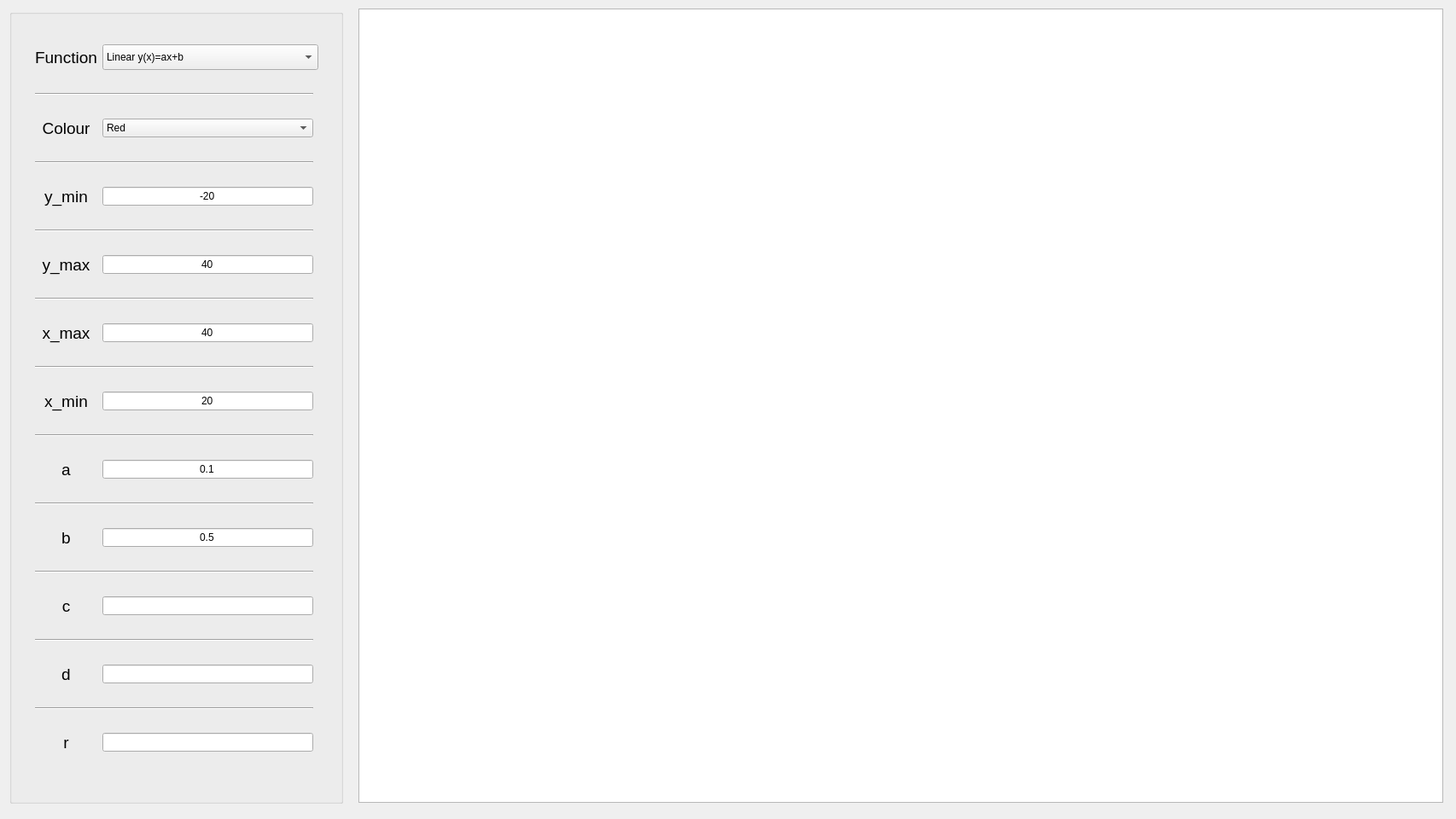
<?xml version="1.0" encoding="UTF-8"?>
<ui version="4.0">
 <class>Widget</class>
 <widget class="QWidget" name="Widget">
  <property name="geometry">
   <rect>
    <x>0</x>
    <y>0</y>
    <width>1706</width>
    <height>960</height>
   </rect>
  </property>
  <property name="sizePolicy">
   <sizepolicy hsizetype="Fixed" vsizetype="Fixed">
    <horstretch>0</horstretch>
    <verstretch>0</verstretch>
   </sizepolicy>
  </property>
  <property name="windowTitle">
   <string>Function plotting</string>
  </property>
  <widget class="QGroupBox" name="groupBox">
   <property name="enabled">
    <bool>true</bool>
   </property>
   <property name="geometry">
    <rect>
     <x>11</x>
     <y>11</y>
     <width>391</width>
     <height>931</height>
    </rect>
   </property>
   <property name="title">
    <string notr="true"/>
   </property>
   <property name="alignment">
    <set>Qt::AlignCenter</set>
   </property>
   <property name="flat">
    <bool>false</bool>
   </property>
   <widget class="QWidget" name="gridLayoutWidget">
    <property name="geometry">
     <rect>
      <x>30</x>
      <y>20</y>
      <width>332</width>
      <height>891</height>
     </rect>
    </property>
    <layout class="QGridLayout" name="gridLayout">
     <item row="20" column="1">
      <widget class="QLineEdit" name="lineEdit_17">
       <property name="alignment">
        <set>Qt::AlignCenter</set>
       </property>
      </widget>
     </item>
     <item row="18" column="1">
      <widget class="QLineEdit" name="lineEdit_8">
       <property name="alignment">
        <set>Qt::AlignCenter</set>
       </property>
      </widget>
     </item>
     <item row="7" column="0" colspan="2">
      <widget class="Line" name="line_7">
       <property name="orientation">
        <enum>Qt::Horizontal</enum>
       </property>
      </widget>
     </item>
     <item row="3" column="0" colspan="2">
      <widget class="Line" name="line_8">
       <property name="orientation">
        <enum>Qt::Horizontal</enum>
       </property>
      </widget>
     </item>
     <item row="5" column="0" colspan="2">
      <widget class="Line" name="line_9">
       <property name="orientation">
        <enum>Qt::Horizontal</enum>
       </property>
      </widget>
     </item>
     <item row="20" column="0">
      <widget class="QLabel" name="label_20">
       <property name="font">
        <font>
         <pointsize>14</pointsize>
        </font>
       </property>
       <property name="text">
        <string>r</string>
       </property>
       <property name="alignment">
        <set>Qt::AlignCenter</set>
       </property>
      </widget>
     </item>
     <item row="8" column="1">
      <widget class="QLineEdit" name="lineEdit_3">
       <property name="text">
        <string>40</string>
       </property>
       <property name="alignment">
        <set>Qt::AlignCenter</set>
       </property>
      </widget>
     </item>
     <item row="9" column="0" colspan="2">
      <widget class="Line" name="line_6">
       <property name="orientation">
        <enum>Qt::Horizontal</enum>
       </property>
      </widget>
     </item>
     <item row="10" column="1">
      <widget class="QLineEdit" name="lineEdit_4">
       <property name="text">
        <string>20</string>
       </property>
       <property name="alignment">
        <set>Qt::AlignCenter</set>
       </property>
      </widget>
     </item>
     <item row="2" column="1">
      <widget class="QComboBox" name="comboBox_2">
       <item>
        <property name="text">
         <string>Red</string>
        </property>
       </item>
       <item>
        <property name="text">
         <string>Green</string>
        </property>
       </item>
       <item>
        <property name="text">
         <string>Blue</string>
        </property>
       </item>
       <item>
        <property name="text">
         <string>Cyan</string>
        </property>
       </item>
       <item>
        <property name="text">
         <string>Magenta</string>
        </property>
       </item>
       <item>
        <property name="text">
         <string>Yellow</string>
        </property>
       </item>
      </widget>
     </item>
     <item row="2" column="0">
      <widget class="QLabel" name="label_10">
       <property name="font">
        <font>
         <pointsize>14</pointsize>
        </font>
       </property>
       <property name="text">
        <string>Colour</string>
       </property>
       <property name="alignment">
        <set>Qt::AlignCenter</set>
       </property>
      </widget>
     </item>
     <item row="14" column="1">
      <widget class="QLineEdit" name="lineEdit_6">
       <property name="text">
        <string>0.5</string>
       </property>
       <property name="alignment">
        <set>Qt::AlignCenter</set>
       </property>
      </widget>
     </item>
     <item row="6" column="1">
      <widget class="QLineEdit" name="lineEdit_2">
       <property name="text">
        <string>40</string>
       </property>
       <property name="alignment">
        <set>Qt::AlignCenter</set>
       </property>
      </widget>
     </item>
     <item row="12" column="1">
      <widget class="QLineEdit" name="lineEdit_5">
       <property name="text">
        <string>0.1</string>
       </property>
       <property name="alignment">
        <set>Qt::AlignCenter</set>
       </property>
      </widget>
     </item>
     <item row="19" column="0" colspan="2">
      <widget class="Line" name="line_2">
       <property name="orientation">
        <enum>Qt::Horizontal</enum>
       </property>
      </widget>
     </item>
     <item row="8" column="0">
      <widget class="QLabel" name="label_7">
       <property name="font">
        <font>
         <pointsize>14</pointsize>
        </font>
       </property>
       <property name="text">
        <string>x_max</string>
       </property>
       <property name="alignment">
        <set>Qt::AlignCenter</set>
       </property>
      </widget>
     </item>
     <item row="17" column="0" colspan="2">
      <widget class="Line" name="line">
       <property name="orientation">
        <enum>Qt::Horizontal</enum>
       </property>
      </widget>
     </item>
     <item row="14" column="0">
      <widget class="QLabel" name="label_3">
       <property name="font">
        <font>
         <pointsize>14</pointsize>
        </font>
       </property>
       <property name="text">
        <string>b</string>
       </property>
       <property name="alignment">
        <set>Qt::AlignCenter</set>
       </property>
      </widget>
     </item>
     <item row="18" column="0">
      <widget class="QLabel" name="label_5">
       <property name="font">
        <font>
         <pointsize>14</pointsize>
        </font>
       </property>
       <property name="text">
        <string>d</string>
       </property>
       <property name="alignment">
        <set>Qt::AlignCenter</set>
       </property>
      </widget>
     </item>
     <item row="11" column="0" colspan="2">
      <widget class="Line" name="line_5">
       <property name="orientation">
        <enum>Qt::Horizontal</enum>
       </property>
      </widget>
     </item>
     <item row="12" column="0">
      <widget class="QLabel" name="label">
       <property name="font">
        <font>
         <pointsize>14</pointsize>
        </font>
       </property>
       <property name="text">
        <string>a</string>
       </property>
       <property name="alignment">
        <set>Qt::AlignCenter</set>
       </property>
      </widget>
     </item>
     <item row="4" column="0">
      <widget class="QLabel" name="label_8">
       <property name="font">
        <font>
         <pointsize>14</pointsize>
        </font>
       </property>
       <property name="text">
        <string>y_min</string>
       </property>
       <property name="alignment">
        <set>Qt::AlignCenter</set>
       </property>
      </widget>
     </item>
     <item row="10" column="0">
      <widget class="QLabel" name="label_6">
       <property name="font">
        <font>
         <pointsize>14</pointsize>
        </font>
       </property>
       <property name="text">
        <string>x_min</string>
       </property>
       <property name="alignment">
        <set>Qt::AlignCenter</set>
       </property>
      </widget>
     </item>
     <item row="6" column="0">
      <widget class="QLabel" name="label_9">
       <property name="font">
        <font>
         <pointsize>14</pointsize>
        </font>
       </property>
       <property name="text">
        <string>y_max</string>
       </property>
       <property name="alignment">
        <set>Qt::AlignCenter</set>
       </property>
      </widget>
     </item>
     <item row="13" column="0" colspan="2">
      <widget class="Line" name="line_4">
       <property name="orientation">
        <enum>Qt::Horizontal</enum>
       </property>
      </widget>
     </item>
     <item row="0" column="0">
      <widget class="QLabel" name="label_2">
       <property name="font">
        <font>
         <pointsize>14</pointsize>
        </font>
       </property>
       <property name="text">
        <string>Function</string>
       </property>
       <property name="alignment">
        <set>Qt::AlignCenter</set>
       </property>
      </widget>
     </item>
     <item row="16" column="1">
      <widget class="QLineEdit" name="lineEdit_7">
       <property name="alignment">
        <set>Qt::AlignCenter</set>
       </property>
      </widget>
     </item>
     <item row="0" column="1" colspan="2">
      <widget class="QComboBox" name="comboBox">
       <property name="sizePolicy">
        <sizepolicy hsizetype="Maximum" vsizetype="Maximum">
         <horstretch>0</horstretch>
         <verstretch>0</verstretch>
        </sizepolicy>
       </property>
       <property name="maximumSize">
        <size>
         <width>300</width>
         <height>30</height>
        </size>
       </property>
       <property name="font">
        <font>
         <pointsize>9</pointsize>
        </font>
       </property>
       <item>
        <property name="text">
         <string>Linear y(x)=ax+b</string>
        </property>
       </item>
       <item>
        <property name="text">
         <string>Quadratic y(x)=ax^2+bx+c</string>
        </property>
       </item>
       <item>
        <property name="text">
         <string>Cubic y(x)=ax^3+bx^2+cx+d</string>
        </property>
       </item>
       <item>
        <property name="text">
         <string>Circle x^2 + y^2 = r^2</string>
        </property>
       </item>
       <item>
        <property name="text">
         <string>Ellipse x^2/a^2 + y^2/b^2 = 1</string>
        </property>
       </item>
       <item>
        <property name="text">
         <string>Exponential e^x</string>
        </property>
       </item>
       <item>
        <property name="text">
         <string>у(x)= ax^b+sin(cx)</string>
        </property>
       </item>
      </widget>
     </item>
     <item row="15" column="0" colspan="2">
      <widget class="Line" name="line_3">
       <property name="orientation">
        <enum>Qt::Horizontal</enum>
       </property>
      </widget>
     </item>
     <item row="4" column="1">
      <widget class="QLineEdit" name="lineEdit">
       <property name="text">
        <string>-20</string>
       </property>
       <property name="frame">
        <bool>true</bool>
       </property>
       <property name="alignment">
        <set>Qt::AlignCenter</set>
       </property>
      </widget>
     </item>
     <item row="16" column="0">
      <widget class="QLabel" name="label_4">
       <property name="font">
        <font>
         <pointsize>14</pointsize>
        </font>
       </property>
       <property name="text">
        <string>c</string>
       </property>
       <property name="alignment">
        <set>Qt::AlignCenter</set>
       </property>
      </widget>
     </item>
     <item row="1" column="0" colspan="2">
      <widget class="Line" name="line_10">
       <property name="orientation">
        <enum>Qt::Horizontal</enum>
       </property>
      </widget>
     </item>
    </layout>
   </widget>
  </widget>
  <widget class="QGraphicsView" name="graphicsView">
   <property name="geometry">
    <rect>
     <x>420</x>
     <y>10</y>
     <width>1271</width>
     <height>931</height>
    </rect>
   </property>
  </widget>
 </widget>
 <resources/>
 <connections/>
</ui>
